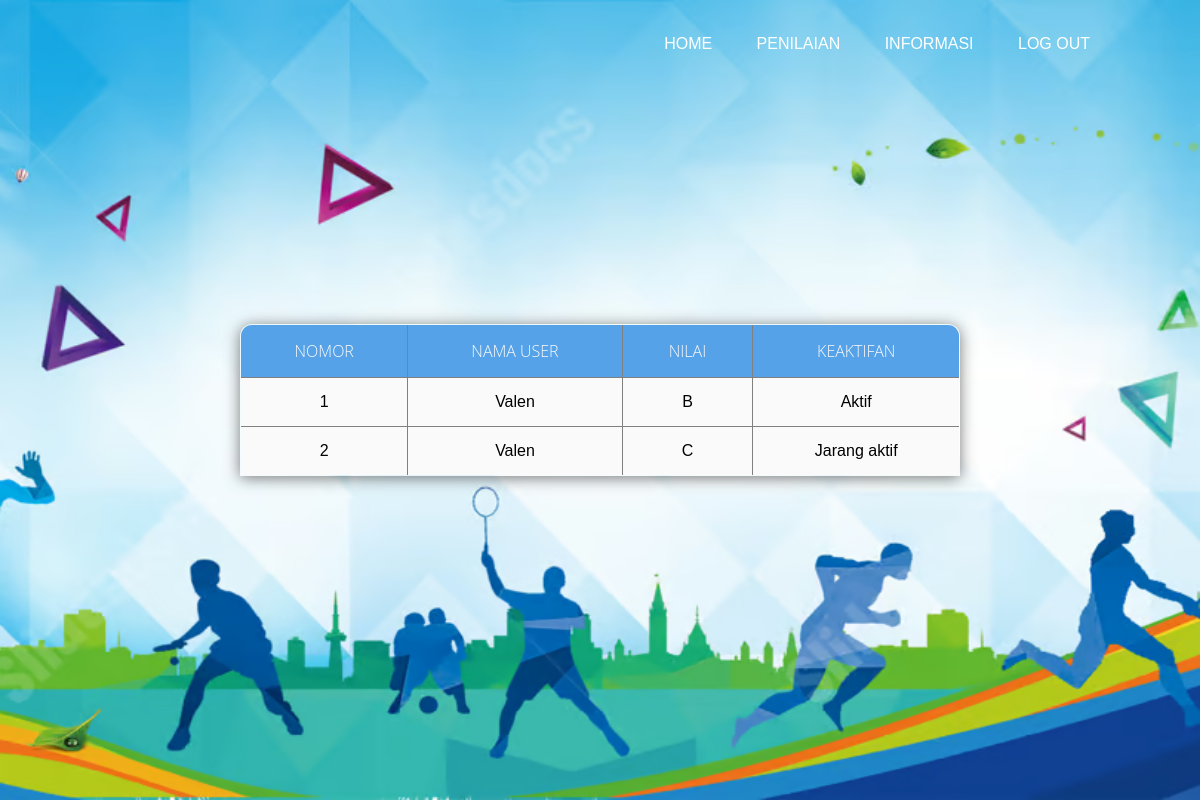
The app's page /1silat.php with its own data.
### tables this page shows
CREATE TABLE `anggota_ekstra` (
  `nim` int(11) NOT NULL,
  `nama` varchar(11) NOT NULL,
  `Username` varchar(11) NOT NULL,
  `Password` varchar(11) NOT NULL,
  `Nilai` varchar(3) NOT NULL,
  `keaktifan` varchar(1222) NOT NULL,
  `Id_ekstra` int(11) NOT NULL
);

### 1silat.php (the view, shortened to what this page needs)
<!DOCTYPE html>
<html>
    <head>
        <link rel="stylesheet" href="css3.css">
    </head>
    <body>
    </body>
         <div class="banner">
            <div class="navbar">
            <ul>
                <li><a href="#"><a href="user.html">Home</a></li>
                <li><a href="#"><a href="usertable.html">Penilaian</a></li>
                <li><a href="#"><a href="userkontak.php">Informasi</a></li>
                <li><a href="#"><a href="login.php">Log out</a></li>
             </ul>
            </div>
         </div>
    </html>
    <DOCTYPE! html>
    <head>
    <link rel="stylesheet" href="tabel.css">
    </head>
    <body>
        <table border="1" class="table">
            <tr>
                <th>nomor</th>
                <th>nama user</th>
                <th>nilai</th>
                <th>keaktifan</th>
            </tr>
<?php
    include "conn.php";
    $query_mysqli = mysqli_query($koneksi,"SELECT nim, nama, username, password, nilai, keaktifan
    FROM anggota_ekstra
    WHERE id_ekstra = '3'")or die(mysqli_error());
    $nomor = 1;
    while($data = mysqli_fetch_array($query_mysqli)){
?>
    <tr>
    <td><?php echo $nomor++ ?></td>
        <td><?php echo $data['nama'] ?></td>
        <td><?php echo $data['nilai'] ?></td>
        <td><?php echo $data['keaktifan'] ?></td>
    </tr>
   <?php } ?>
        </table>
    </body>
</html>

### css3.css (style rules this page uses)
* { font-family: sans-serif; }
.banner { width: 100%; height: 100vh; background-image:url(blue-halftone-memphis-background-with-yellow-lines-circles-shapes_1017-31954.avif); background-size: cover; background-position: center; }
.navbar { width: 85%; margin: auto; padding: 35px 0; display: flex; align-items: center; justify-content: space-between; }
.navbar ul li { list-style: none; display: inline-block; margin: 0 20px; position: relative; }
.navbar ul li a { text-decoration: none; color: #ffffff; text-transform: uppercase; }
.navbar ul li::after { content: ''; height: 3px; width: 0; background:#56a2e9;; position: absolute; left: 0; bottom: -10px; transition: 0.5s; }
* { margin:0; padding: 0; outline: 0; }
table { position: absolute; z-index: 2; left: 50%; top: 50%; transform: translate(-50%,-50%); width: 60%; border-collapse: collapse; border-spacing: 0; box-shadow: 0 2px 15px rgba(64,64,64,.7); border-radius: 12px 12px 0 0; overflow: hidden; }
td , th { padding: 15px 20px; text-align: center; }
th { background-color: #56a2e9; color: #fafafa; font-family: 'Open Sans',Sans-serif; font-weight: 200; text-transform: uppercase; }
tr { width: 100%; background-color: #fafafa; font-family: 'Montserrat', sans-serif; }

### tabel.css (style rules this page uses)
* { font-family: sans-serif; }
.banner { width: 100%; height: 100vh; background-image:url(blue-white-sky-silhouette-clouds-sports-powerpoint-background_cc5221739f__960_540.avif); background-size: cover; background-position: center; }
td , th { padding: 15px 20px; text-align: center; }
th { background-color: #56a2e9; color: #fafafa; font-weight: 200; }
tr { width: 100%; background-color: #fafafa; }

### 1silat.php (style rules this page uses)
a:any-link { color:whitesmoke; background-color: none; text-decoration: none; }

### records on screen
anggota_ekstra: nama "Valen", Nilai "B", keaktifan "Aktif"
anggota_ekstra: nama "Valen", Nilai "C", keaktifan "Jarang aktif"
